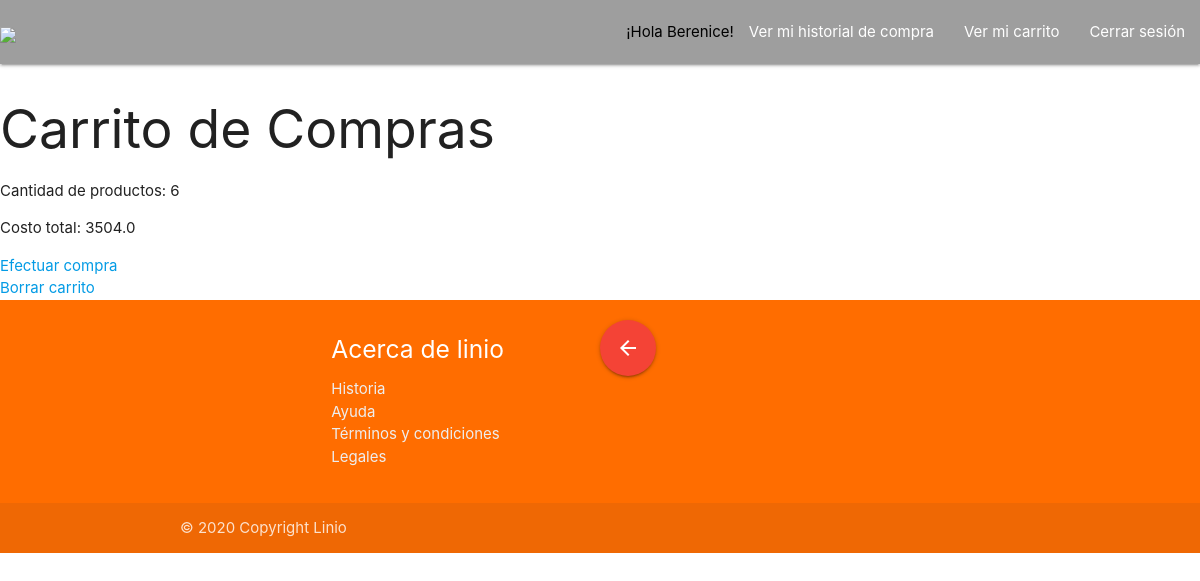
Before: /carrito (signed in) with the older database file.
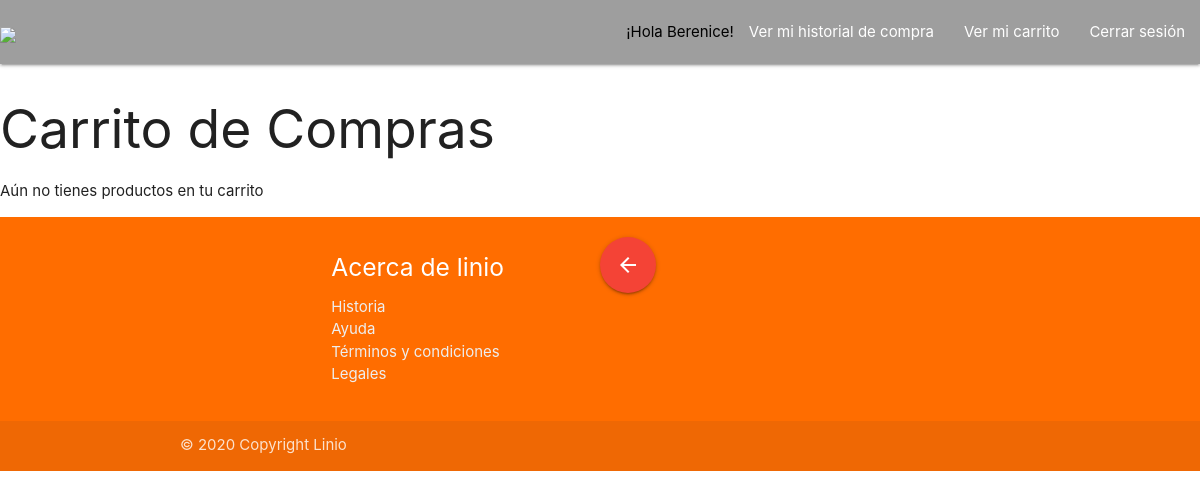
After: the same page with the newer database file.
### tables this page shows
CREATE TABLE carrito (
    codigo_carrito INTEGER PRIMARY KEY AUTOINCREMENT,
    codigo_usuario INTEGER,
    precio_total DOUBLE,
    cantidad_producto INTEGER,
    status INTEGER);

### app.py (the view)
@app.route('/carrito')
@login_required
def view_cart():
    idUser = session["user_id"]
    carrito = Ccarrito.listar_carrito(id_user=idUser)
    return render_template("users/carrito_detail.html", product=carrito)

### app.py (called while the page is built)
def login_required(f):
    @wraps(f)
    def decorated_function(*args, **kwargs):
        dat = None
        if 'user_name' in session:
            dat = session['user_name']
        if dat == None:
            return redirect('/inicio-sesion')
        return f(*args, **kwargs)
    return decorated_function

### models/carrito.py (called while the page is built)
    def listar_carrito(self, id_user:int):
        list = None
        id_use = int(id_user)
        database = sqlite3.connect("data/Proyecto_Linio.db")  # ABRIR CONEXION CON BASE DE DATOS
        try:
            cursor = database.cursor()  # OBTENER OBJETO CURSOR
            query = '''
                SELECT * FROM carrito where codigo_usuario={} AND status=1 LIMIT 1'''.format(id_use)
            cursor.execute(query)
            list = cursor.fetchone()
            return list
        except Exception as e:
            database.rollback()  # RESTAURAR ANTES DE CAMBIOS POR ERROR
            print("Error: {}".format(e))
        finally:
            database.close()  # CERRAR CONEXION CON BASE DE DATOS
            return list

### templates/users/carrito_detail.html (shortened to what this page needs)
{% extends "/layouts/application.html" %}
{% block content %}
{% include '/layouts/header.html' %}
    <h2>Carrito de Compras</h2>
    {% if product %}
    <div>
        <p>Cantidad de productos: {{product[3]}} </p>
        <p>Costo total: {{product[2]}}</p>
        <a href="{{ url_for('registrarPedido') }}">Efectuar compra</a><br>
        <a href="{{ url_for('delete_cart') }}">Borrar carrito</a><br>
    </div>
    {% else %}
    <div>
        <p>Aún no tienes productos en tu carrito</p>
    </div>
    {% endif %}
{% include '/layouts/footer.html' %}
{% endblock %}

Changed rows visible on the page:
removed carrito: cantidad_producto "6", precio_total "3504.0"
Other visible differences:
text no longer shown: "Cantidad de productos: Costo total: Efectuar compra Borrar carrito"
text now shown: "Aún no tienes productos en tu carrito"
